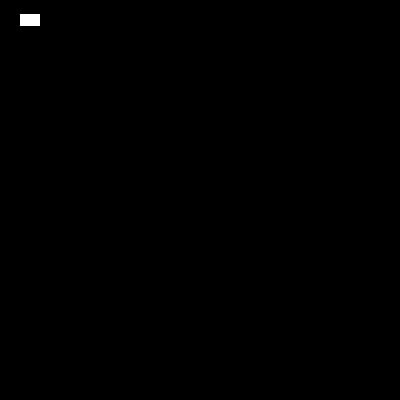

The image is a tile-based game level rendered from a .tmx file. Its description and source (layers, tilesets, objects; grid data summarised) follow:
An orthogonal 10x10 tile map with 40x40 px tiles, 1 tile layer (Tile Layer 1).

<map version="1.0" orientation="orthogonal" width="10" height="10" tilewidth="40" tileheight="40">
 <tileset firstgid="1" name="rooms" tilewidth="40" tileheight="40">
  <image source="rooms.png" width="200" height="120" />
 </tileset>
 <layer name="Tile Layer 1" width="10" height="10">
  <data>[100 cells, 1 non-empty, 1 distinct tile ids]</data>
 </layer>
</map>
